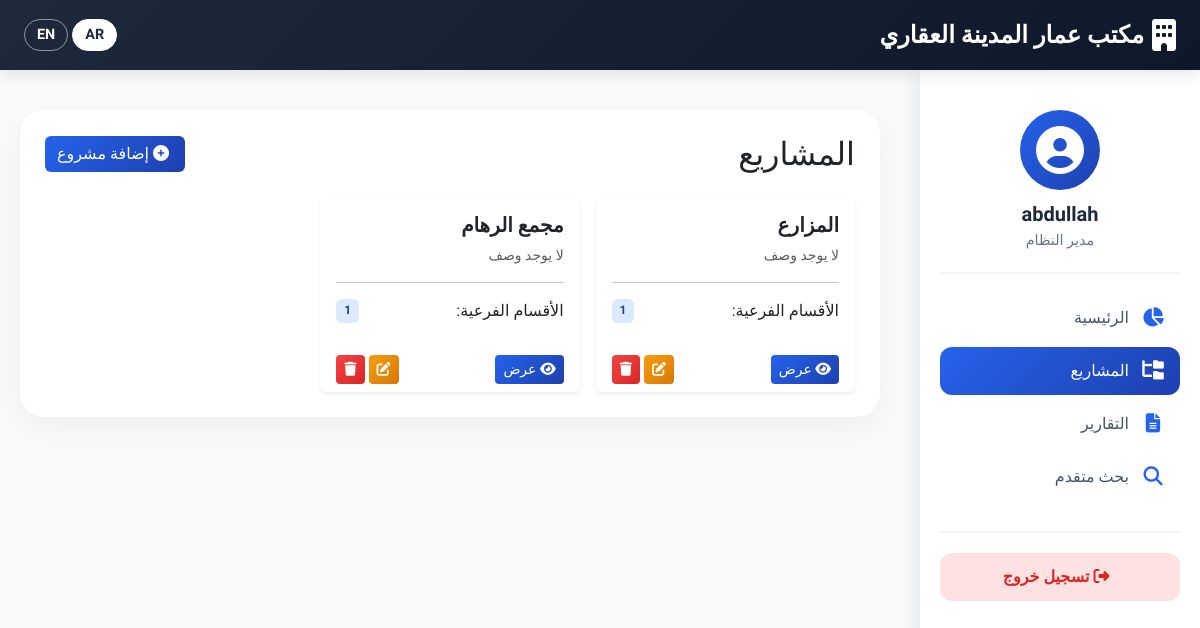
Page /categories/ (signed in) on the earlier database version.
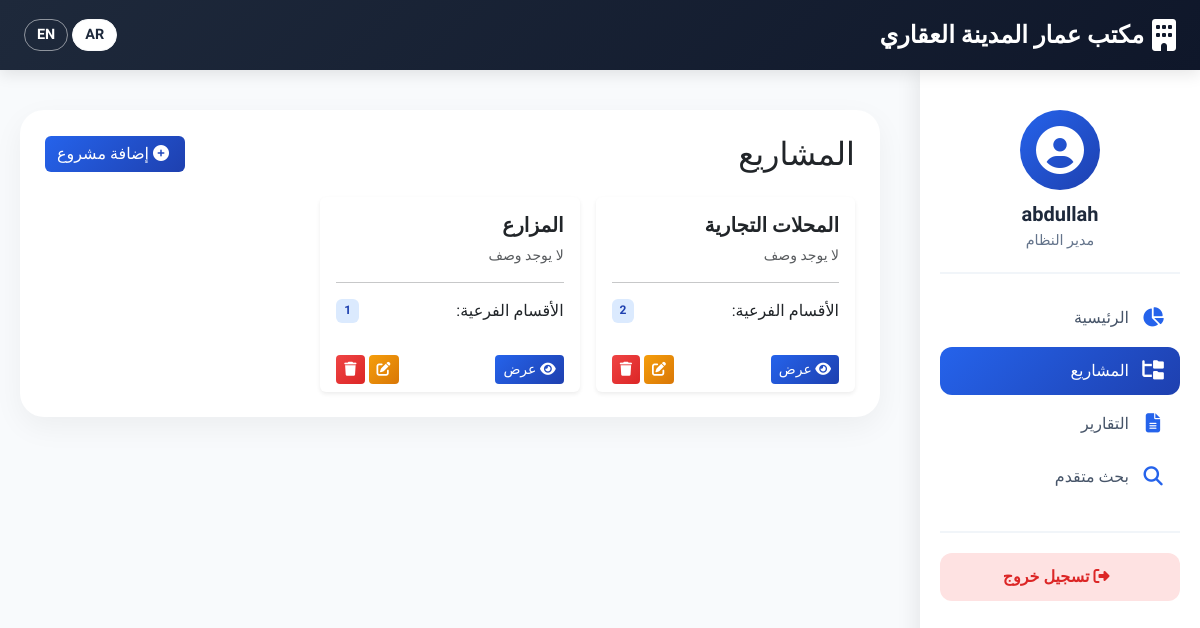
Same page on the later database version.
### rentals/models.py (models this page shows, shortened)
class MainCategory(models.Model):
    name = models.CharField(max_length=100, unique=True, verbose_name="اسم الفئة الرئيسية")
    description = models.TextField(blank=True, verbose_name="وصف")
    created_at = models.DateTimeField(auto_now_add=True)
    class Meta:
        verbose_name = "فئة رئيسية"
        verbose_name_plural = "الفئات الرئيسية"
        ordering = ['name']

### rentals/views.py (the view)
# urls.py: path('categories/', views.main_categories, name='main_categories'),
@login_required
def main_categories(request):
    categories = MainCategory.objects.all()
    return render(request, 'rentals/main_categories.html', {'categories': categories})

### rentals/templates/rentals/main_categories.html (shortened to what this page needs)
{% extends 'rentals/base.html' %}
{% load i18n %}
{% block content %}
<div class="container-fluid px-0">
    <div class="d-flex justify-content-between align-items-center mb-4">
        <h2 class="mb-0">المشاريع</h2>
        <a href="{% url 'add_main_category' %}" class="btn btn-primary-custom">
            <i class="fas fa-plus-circle ms-1"></i> إضافة مشروع
        </a>
    </div>
    <div class="row g-3">
        {% for category in categories %}
        <div class="col-md-4">
            <div class="card h-100 border-0 shadow-sm">
                <div class="card-body">
                    <h5 class="card-title fw-bold">{{ category.name }}</h5>
                    <p class="card-text text-muted small">{{ category.description|default:"لا يوجد وصف" }}</p>
                    <hr>
                    <div class="d-flex justify-content-between mb-2">
                        <span>الأقسام الفرعية:</span>
                        <span class="badge badge-info-custom">{{ category.subcategories.count }}</span>
                    </div>
                </div>
                <div class="card-footer bg-transparent border-0 d-flex justify-content-between">
                    <a href="{% url 'main_category_detail' category.id %}" class="btn btn-primary-custom btn-sm">
                        <i class="fas fa-eye"></i> عرض
                    </a>
                    <div>
                        <a href="{% url 'edit_main_category' category.id %}" class="btn btn-warning-custom btn-sm">
                            <i class="fas fa-edit"></i>
                        </a>
                        <a href="{% url 'delete_main_category' category.id %}" class="btn btn-danger-custom btn-sm">
                            <i class="fas fa-trash"></i>
                        </a>
                    </div>
                </div>
            </div>
        </div>
        {% empty %}
        <div class="col-12">
            <p class="text-center text-muted py-5">لا توجد مشاريع بعد</p>
        </div>
        {% endfor %}
    </div>
</div>
{% endblock %}

Differences in the rows shown:
changed MainCategory: name "مجمع الرهام" → "المحلات التجارية"; subcategories.count "1" → "2"; moves up the list
